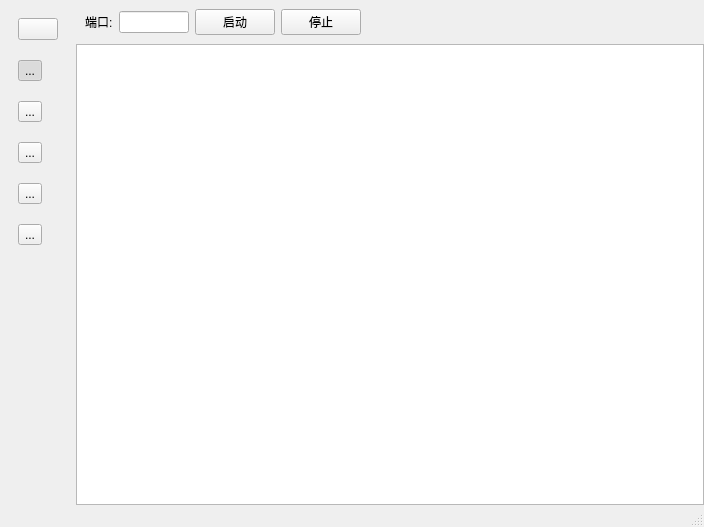
<?xml version="1.0" encoding="UTF-8"?>
<ui version="4.0">
 <class>MainWindow</class>
 <widget class="QMainWindow" name="MainWindow">
  <property name="geometry">
   <rect>
    <x>0</x>
    <y>0</y>
    <width>704</width>
    <height>527</height>
   </rect>
  </property>
  <property name="windowTitle">
   <string>MainWindow</string>
  </property>
  <widget class="QWidget" name="centralwidget">
   <layout class="QHBoxLayout" name="horizontalLayout">
    <property name="spacing">
     <number>0</number>
    </property>
    <property name="leftMargin">
     <number>0</number>
    </property>
    <property name="topMargin">
     <number>0</number>
    </property>
    <property name="rightMargin">
     <number>0</number>
    </property>
    <property name="bottomMargin">
     <number>0</number>
    </property>
    <item>
     <widget class="QWidget" name="side_widget" native="true">
      <property name="minimumSize">
       <size>
        <width>0</width>
        <height>0</height>
       </size>
      </property>
      <property name="maximumSize">
       <size>
        <width>16777215</width>
        <height>16777215</height>
       </size>
      </property>
      <layout class="QVBoxLayout" name="verticalLayout_2">
       <item>
        <spacer name="verticalSpacer_2">
         <property name="orientation">
          <enum>Qt::Vertical</enum>
         </property>
         <property name="sizeHint" stdset="0">
          <size>
           <width>20</width>
           <height>30</height>
          </size>
         </property>
        </spacer>
       </item>
       <item>
        <widget class="QWidget" name="widget_5" native="true">
         <layout class="QVBoxLayout" name="verticalLayout">
          <property name="spacing">
           <number>20</number>
          </property>
          <item>
           <widget class="QPushButton" name="sqlStateBtn">
            <property name="minimumSize">
             <size>
              <width>0</width>
              <height>0</height>
             </size>
            </property>
            <property name="maximumSize">
             <size>
              <width>16777215</width>
              <height>16777215</height>
             </size>
            </property>
            <property name="text">
             <string/>
            </property>
           </widget>
          </item>
          <item>
           <widget class="QToolButton" name="log_toolButton">
            <property name="minimumSize">
             <size>
              <width>0</width>
              <height>0</height>
             </size>
            </property>
            <property name="maximumSize">
             <size>
              <width>16777215</width>
              <height>16777215</height>
             </size>
            </property>
            <property name="text">
             <string>...</string>
            </property>
            <property name="checkable">
             <bool>true</bool>
            </property>
            <property name="checked">
             <bool>true</bool>
            </property>
            <property name="autoExclusive">
             <bool>true</bool>
            </property>
           </widget>
          </item>
          <item>
           <widget class="QToolButton" name="users_toolButton">
            <property name="minimumSize">
             <size>
              <width>0</width>
              <height>0</height>
             </size>
            </property>
            <property name="maximumSize">
             <size>
              <width>16777215</width>
              <height>16777215</height>
             </size>
            </property>
            <property name="text">
             <string>...</string>
            </property>
            <property name="checkable">
             <bool>true</bool>
            </property>
            <property name="checked">
             <bool>false</bool>
            </property>
            <property name="autoExclusive">
             <bool>true</bool>
            </property>
           </widget>
          </item>
          <item>
           <widget class="QToolButton" name="online_toolButton">
            <property name="minimumSize">
             <size>
              <width>0</width>
              <height>0</height>
             </size>
            </property>
            <property name="maximumSize">
             <size>
              <width>16777215</width>
              <height>16777215</height>
             </size>
            </property>
            <property name="text">
             <string>...</string>
            </property>
            <property name="checkable">
             <bool>true</bool>
            </property>
            <property name="checked">
             <bool>false</bool>
            </property>
            <property name="autoExclusive">
             <bool>true</bool>
            </property>
           </widget>
          </item>
          <item>
           <widget class="QToolButton" name="manage_toolButton">
            <property name="minimumSize">
             <size>
              <width>0</width>
              <height>0</height>
             </size>
            </property>
            <property name="maximumSize">
             <size>
              <width>16777215</width>
              <height>16777215</height>
             </size>
            </property>
            <property name="text">
             <string>...</string>
            </property>
            <property name="checkable">
             <bool>true</bool>
            </property>
            <property name="checked">
             <bool>false</bool>
            </property>
            <property name="autoExclusive">
             <bool>true</bool>
            </property>
           </widget>
          </item>
          <item>
           <widget class="QToolButton" name="files_toolButton">
            <property name="minimumSize">
             <size>
              <width>0</width>
              <height>0</height>
             </size>
            </property>
            <property name="maximumSize">
             <size>
              <width>16777215</width>
              <height>16777215</height>
             </size>
            </property>
            <property name="text">
             <string>...</string>
            </property>
            <property name="checkable">
             <bool>true</bool>
            </property>
            <property name="checked">
             <bool>false</bool>
            </property>
            <property name="autoExclusive">
             <bool>true</bool>
            </property>
           </widget>
          </item>
         </layout>
        </widget>
       </item>
       <item>
        <spacer name="verticalSpacer">
         <property name="orientation">
          <enum>Qt::Vertical</enum>
         </property>
         <property name="sizeHint" stdset="0">
          <size>
           <width>20</width>
           <height>364</height>
          </size>
         </property>
        </spacer>
       </item>
      </layout>
     </widget>
    </item>
    <item>
     <widget class="QWidget" name="data_widget" native="true">
      <layout class="QVBoxLayout" name="verticalLayout_3">
       <property name="spacing">
        <number>0</number>
       </property>
       <property name="leftMargin">
        <number>0</number>
       </property>
       <property name="topMargin">
        <number>0</number>
       </property>
       <property name="rightMargin">
        <number>0</number>
       </property>
       <property name="bottomMargin">
        <number>0</number>
       </property>
       <item>
        <widget class="QWidget" name="top_widget" native="true">
         <property name="minimumSize">
          <size>
           <width>0</width>
           <height>40</height>
          </size>
         </property>
         <property name="maximumSize">
          <size>
           <width>16777215</width>
           <height>65</height>
          </size>
         </property>
         <layout class="QHBoxLayout" name="horizontalLayout_4">
          <property name="leftMargin">
           <number>0</number>
          </property>
          <property name="topMargin">
           <number>0</number>
          </property>
          <property name="rightMargin">
           <number>0</number>
          </property>
          <property name="bottomMargin">
           <number>0</number>
          </property>
          <item>
           <widget class="QWidget" name="listen_widget" native="true">
            <layout class="QHBoxLayout" name="horizontalLayout_3">
             <item>
              <widget class="QLabel" name="label">
               <property name="text">
                <string>端口:</string>
               </property>
              </widget>
             </item>
             <item>
              <widget class="QLineEdit" name="portEdit">
               <property name="sizePolicy">
                <sizepolicy hsizetype="Fixed" vsizetype="Fixed">
                 <horstretch>0</horstretch>
                 <verstretch>0</verstretch>
                </sizepolicy>
               </property>
               <property name="minimumSize">
                <size>
                 <width>60</width>
                 <height>0</height>
                </size>
               </property>
               <property name="maximumSize">
                <size>
                 <width>70</width>
                 <height>16777215</height>
                </size>
               </property>
              </widget>
             </item>
             <item>
              <widget class="QPushButton" name="startListenBtn">
               <property name="text">
                <string>启动</string>
               </property>
              </widget>
             </item>
             <item>
              <widget class="QPushButton" name="stopListenBtn">
               <property name="text">
                <string>停止</string>
               </property>
              </widget>
             </item>
            </layout>
           </widget>
          </item>
          <item>
           <spacer name="horizontalSpacer">
            <property name="orientation">
             <enum>Qt::Horizontal</enum>
            </property>
            <property name="sizeHint" stdset="0">
             <size>
              <width>223</width>
              <height>20</height>
             </size>
            </property>
           </spacer>
          </item>
         </layout>
        </widget>
       </item>
       <item>
        <widget class="QWidget" name="view_widget" native="true">
         <layout class="QVBoxLayout" name="verticalLayout_4">
          <property name="leftMargin">
           <number>0</number>
          </property>
          <property name="topMargin">
           <number>0</number>
          </property>
          <property name="rightMargin">
           <number>0</number>
          </property>
          <property name="bottomMargin">
           <number>0</number>
          </property>
          <item>
           <widget class="QStackedWidget" name="stackedWidget">
            <property name="currentIndex">
             <number>1</number>
            </property>
            <widget class="QWidget" name="managePage">
             <layout class="QVBoxLayout" name="verticalLayout_5">
              <property name="spacing">
               <number>0</number>
              </property>
              <property name="leftMargin">
               <number>0</number>
              </property>
              <property name="topMargin">
               <number>0</number>
              </property>
              <property name="rightMargin">
               <number>0</number>
              </property>
              <property name="bottomMargin">
               <number>0</number>
              </property>
              <item>
               <widget class="QFrame" name="users_frame">
                <property name="frameShape">
                 <enum>QFrame::StyledPanel</enum>
                </property>
                <property name="frameShadow">
                 <enum>QFrame::Raised</enum>
                </property>
                <layout class="QHBoxLayout" name="horizontalLayout_5">
                 <item>
                  <widget class="QLabel" name="label_2">
                   <property name="text">
                    <string>ID:</string>
                   </property>
                  </widget>
                 </item>
                 <item>
                  <widget class="QLineEdit" name="idEdit">
                   <property name="sizePolicy">
                    <sizepolicy hsizetype="Fixed" vsizetype="Fixed">
                     <horstretch>0</horstretch>
                     <verstretch>0</verstretch>
                    </sizepolicy>
                   </property>
                   <property name="maximumSize">
                    <size>
                     <width>100</width>
                     <height>16777215</height>
                    </size>
                   </property>
                  </widget>
                 </item>
                 <item>
                  <widget class="QLabel" name="label_3">
                   <property name="text">
                    <string>用户名:</string>
                   </property>
                  </widget>
                 </item>
                 <item>
                  <widget class="QLineEdit" name="nameEdit">
                   <property name="sizePolicy">
                    <sizepolicy hsizetype="Fixed" vsizetype="Fixed">
                     <horstretch>0</horstretch>
                     <verstretch>0</verstretch>
                    </sizepolicy>
                   </property>
                   <property name="maximumSize">
                    <size>
                     <width>100</width>
                     <height>16777215</height>
                    </size>
                   </property>
                  </widget>
                 </item>
                 <item>
                  <widget class="QLabel" name="label_4">
                   <property name="text">
                    <string>空白:</string>
                   </property>
                  </widget>
                 </item>
                 <item>
                  <widget class="QLineEdit" name="testEdit">
                   <property name="sizePolicy">
                    <sizepolicy hsizetype="Fixed" vsizetype="Fixed">
                     <horstretch>0</horstretch>
                     <verstretch>0</verstretch>
                    </sizepolicy>
                   </property>
                   <property name="maximumSize">
                    <size>
                     <width>100</width>
                     <height>16777215</height>
                    </size>
                   </property>
                  </widget>
                 </item>
                 <item>
                  <widget class="QPushButton" name="searchBtn">
                   <property name="text">
                    <string>查询</string>
                   </property>
                  </widget>
                 </item>
                 <item>
                  <spacer name="horizontalSpacer_2">
                   <property name="orientation">
                    <enum>Qt::Horizontal</enum>
                   </property>
                   <property name="sizeHint" stdset="0">
                    <size>
                     <width>40</width>
                     <height>20</height>
                    </size>
                   </property>
                  </spacer>
                 </item>
                </layout>
               </widget>
              </item>
              <item>
               <widget class="QTableView" name="manageTableView"/>
              </item>
             </layout>
            </widget>
            <widget class="QWidget" name="onlinePage">
             <layout class="QHBoxLayout" name="horizontalLayout_6">
              <property name="spacing">
               <number>0</number>
              </property>
              <property name="leftMargin">
               <number>0</number>
              </property>
              <property name="topMargin">
               <number>0</number>
              </property>
              <property name="rightMargin">
               <number>0</number>
              </property>
              <property name="bottomMargin">
               <number>0</number>
              </property>
              <item>
               <widget class="QTableView" name="onlineTableView"/>
              </item>
             </layout>
            </widget>
            <widget class="QWidget" name="usersPage">
             <layout class="QHBoxLayout" name="horizontalLayout_7">
              <property name="spacing">
               <number>0</number>
              </property>
              <property name="leftMargin">
               <number>0</number>
              </property>
              <property name="topMargin">
               <number>0</number>
              </property>
              <property name="rightMargin">
               <number>0</number>
              </property>
              <property name="bottomMargin">
               <number>0</number>
              </property>
              <item>
               <widget class="QTableView" name="usersTableView"/>
              </item>
             </layout>
            </widget>
            <widget class="QWidget" name="filesPage">
             <layout class="QHBoxLayout" name="horizontalLayout_8">
              <item>
               <widget class="QFrame" name="frame_2">
                <property name="frameShape">
                 <enum>QFrame::StyledPanel</enum>
                </property>
                <property name="frameShadow">
                 <enum>QFrame::Raised</enum>
                </property>
               </widget>
              </item>
             </layout>
            </widget>
            <widget class="QWidget" name="logPage">
             <layout class="QHBoxLayout" name="horizontalLayout_9">
              <property name="spacing">
               <number>0</number>
              </property>
              <property name="leftMargin">
               <number>0</number>
              </property>
              <property name="topMargin">
               <number>0</number>
              </property>
              <property name="rightMargin">
               <number>0</number>
              </property>
              <property name="bottomMargin">
               <number>0</number>
              </property>
              <item>
               <widget class="QPlainTextEdit" name="logMsg"/>
              </item>
             </layout>
            </widget>
           </widget>
          </item>
         </layout>
        </widget>
       </item>
      </layout>
     </widget>
    </item>
   </layout>
  </widget>
  <widget class="QMenuBar" name="menubar">
   <property name="geometry">
    <rect>
     <x>0</x>
     <y>0</y>
     <width>704</width>
     <height>28</height>
    </rect>
   </property>
  </widget>
  <widget class="QStatusBar" name="statusbar"/>
 </widget>
 <resources/>
 <connections/>
</ui>
